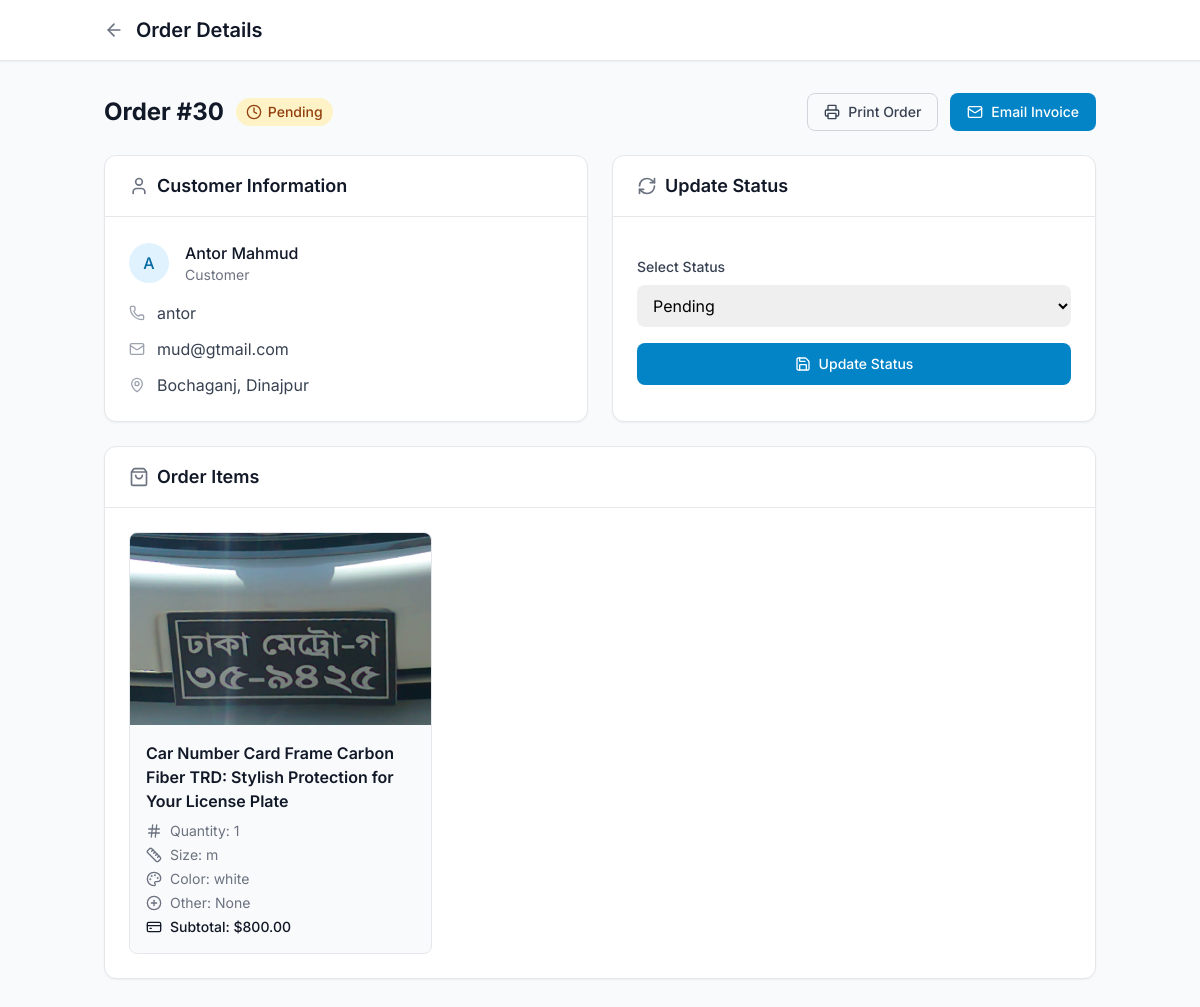
The page /orders/30/ (signed in) on the database as committed earlier.
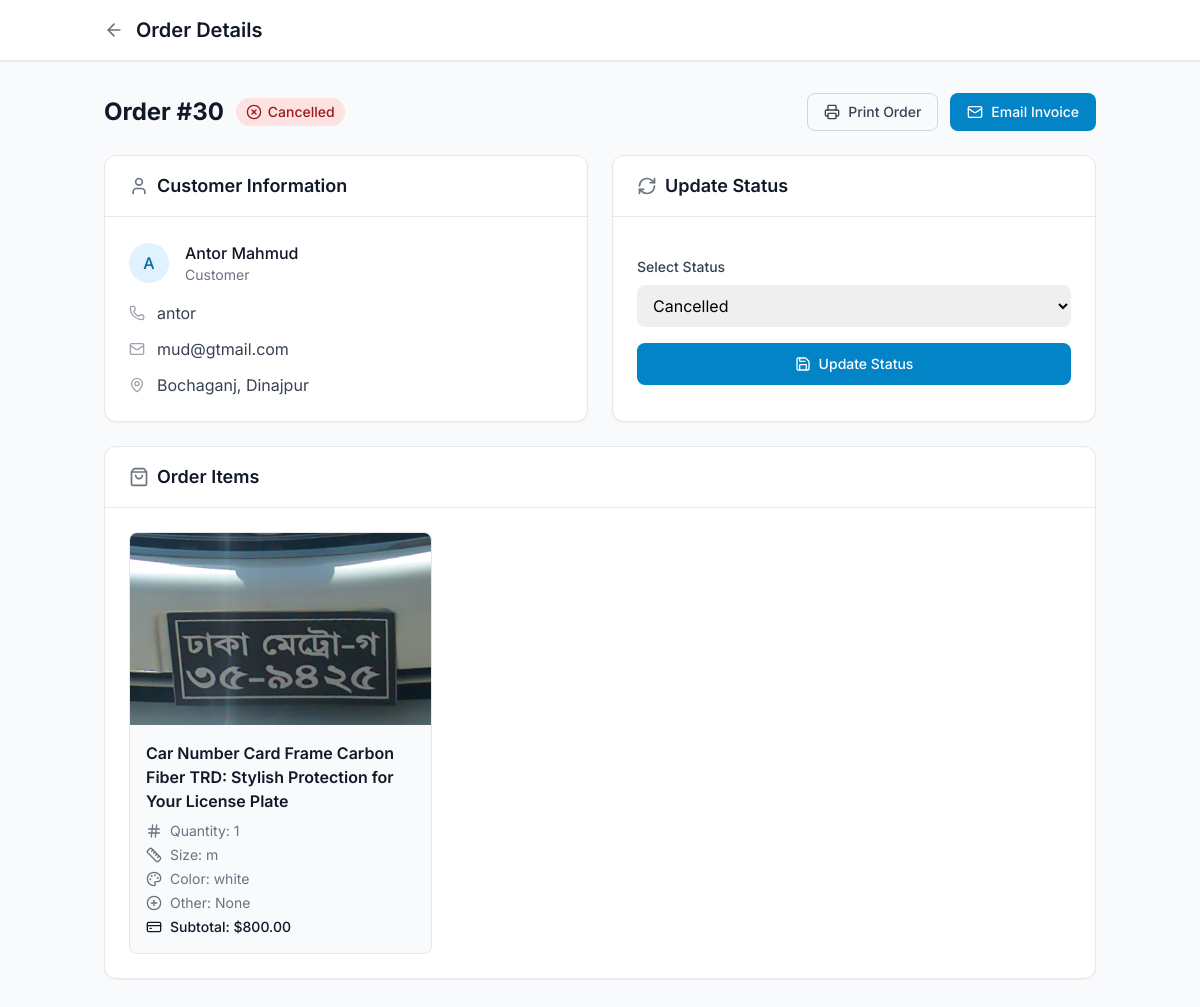
The same page on the database as committed later.
### base/models.py (models this page shows, shortened)
class BaseModel(models.Model):
    created_at = models.DateTimeField(auto_now_add=True)
    updated_at = models.DateTimeField(auto_now=True)
    class Meta:
        abstract = True

class Order(BaseModel):
    user = models.ForeignKey(User, on_delete=models.CASCADE, related_name='user_orders', null=True, blank=True)
    SHIPPING_CHOICES = [
        ('dhaka', 'Inside Dhaka City'),
        ('chittagong', 'Inside Chittagong City'),
        ('outside', 'Outside Dhaka & Chittagong'),
    ]
    STATUS_CHOICES = [
        ('pending', 'Pending'),
        ('processing', 'Processing'),
        ('shipped', 'Shipped'),
        ('delivered', 'Delivered'),
        ('cancelled', 'Cancelled'),
    ]
    full_name = models.CharField(max_length=255)
    phone_number = models.CharField(max_length=15)
    email = models.EmailField(blank=True, null=True)
    address = models.TextField()
    shipping_method = models.CharField(max_length=20, choices=SHIPPING_CHOICES)
    order_status = models.CharField(max_length=20, choices=STATUS_CHOICES, default='pending')
    discount_amount = models.DecimalField(max_digits=10, decimal_places=2, default=0.00)
    shipping_cost = models.DecimalField(max_digits=10, decimal_places=2)
    total_price = models.DecimalField(max_digits=10, decimal_places=2)

class OrderItem(models.Model):
    order = models.ForeignKey(Order, on_delete=models.CASCADE, related_name="items")
    product = models.ForeignKey(Product, on_delete=models.CASCADE)
    quantity = models.PositiveIntegerField(default=0)
    subtotal = models.DecimalField(max_digits=10, decimal_places=2, editable=False)
    size = models.CharField(max_length=50, null=True, blank=True)
    color = models.CharField(max_length=50, null=True, blank=True)
    others = models.TextField(null=True, blank=True)

class Product(BaseModel):
    name = models.CharField(max_length=255, unique=True)
    slug = models.SlugField(unique=True, blank=True)
    description = CKEditor5Field()
    price = models.DecimalField(max_digits=10, decimal_places=2)
    discount_price = models.DecimalField(max_digits=10, decimal_places=2, blank=True, null=True)
    stock = models.PositiveIntegerField(default=0)
    category = models.ForeignKey(SubCategory, on_delete=models.CASCADE, related_name='products')
    brand = models.ForeignKey(Brand, blank=True, null=True, on_delete=models.SET_NULL)
    is_active = models.BooleanField(default=True)
    rating = models.FloatField(default=0.0)
    num_reviews = models.PositiveIntegerField(default=0)
    attributes = models.ManyToManyField(AttributeValue, related_name="products", blank=True)
    featured_image = models.FileField(upload_to='product')

### base/views.py (the view)
# urls.py: path('orders/<int:order_id>/', order_detail, name="order_detail"),
def order_detail(request, order_id):
    if not request.user.is_staff:
        messages.error(request, "Only admin can view this page.")
        return redirect('/')
    order = get_object_or_404(Order, id=order_id)
    context = {"order": order}
    return render(request, "orders/order_detail.html", context)

### base/context_processors.py (called while the page is built)
def category_context(request):
    categories = Category.objects.prefetch_related('child').all()
    return {'categories': categories}

def site_info_context(request):
    site_info = cache.get('site_info')
    if not site_info:
        site_info = SiteInfo.objects.first()
        cache.set('site_info', site_info, timeout=1000)
    return {'site_info': site_info}

def cart_item_count(request):
    cart_count = 0
    if request.user.is_authenticated:
        try:
            cart = Cart.objects.get(user=request.user)
            cart_count = len([item for item in CartItems.objects.filter(cart=cart)])
            print(cart_count)
        except Cart.DoesNotExist:
            cart_count = 0
    return {'cart_count': cart_count}

def get_brands(request):
    brands = Brand.objects.all().order_by('-id')
    return {'all_brands': brands}

### templates/orders/order_detail.html (shortened to what this page needs)
{% load static %}
<!DOCTYPE html>
<html lang="en">
<head>
    <script src="https://cdn.tailwindcss.com"></script>
</head>
<body class="bg-gray-50 min-h-screen">
    <div class="bg-white shadow-sm border-b">
        <div class="container mx-auto px-4 py-4">
            <div class="flex items-center space-x-3">
                <a href="javascript:history.back()" class="text-gray-500 hover:text-primary-600 transition-colors">
                    <i data-lucide="arrow-left" class="h-5 w-5"></i>
                </a>
                <h1 class="text-xl font-semibold text-gray-900">Order Details</h1>
            </div>
        </div>
    </div>
    <div class="container mx-auto px-4 py-8">
        <div class="flex flex-col md:flex-row md:items-center md:justify-between mb-6">
            <div>
                <div class="flex items-center space-x-3">
                    <h2 class="text-2xl font-bold text-gray-900">Order #{{ order.id }}</h2>
                    {% if order.order_status == 'pending' %}
                    <span class="inline-flex items-center px-2.5 py-1 rounded-full text-sm font-medium bg-amber-100 text-amber-800">
                        <i data-lucide="clock" class="h-4 w-4 mr-1.5"></i>
                        {{ order.get_order_status_display }}
                    </span>
                    {% elif order.order_status == 'processing' %}
                    <span class="inline-flex items-center px-2.5 py-1 rounded-full text-sm font-medium bg-blue-100 text-blue-800">
                        <i data-lucide="loader" class="h-4 w-4 mr-1.5"></i>
                        {{ order.get_order_status_display }}
                    </span>
                    {% elif order.order_status == 'shipped' %}
                    <span class="inline-flex items-center px-2.5 py-1 rounded-full text-sm font-medium bg-purple-100 text-purple-800">
                        <i data-lucide="truck" class="h-4 w-4 mr-1.5"></i>
                        {{ order.get_order_status_display }}
                    </span>
                    {% elif order.order_status == 'delivered' %}
                    <span class="inline-flex items-center px-2.5 py-1 rounded-full text-sm font-medium bg-green-100 text-green-800">
                        <i data-lucide="check-circle" class="h-4 w-4 mr-1.5"></i>
                        {{ order.get_order_status_display }}
                    </span>
                    {% else %}
                    <span class="inline-flex items-center px-2.5 py-1 rounded-full text-sm font-medium bg-red-100 text-red-800">
                        <i data-lucide="x-circle" class="h-4 w-4 mr-1.5"></i>
                        {{ order.get_order_status_display }}
                    </span>
                    {% endif %}
                </div>
            </div>
            <div class="flex items-center space-x-3 mt-4 md:mt-0">
                <button class="inline-flex items-center px-4 py-2 border border-gray-300 rounded-lg text-sm font-medium text-gray-700 hover:bg-gray-50 focus:outline-none focus:ring-2 focus:ring-offset-2 focus:ring-primary-500">
                    <i data-lucide="printer" class="h-4 w-4 mr-2"></i>
                    Print Order
                </button>
                <button class="inline-flex items-center px-4 py-2 border border-transparent rounded-lg text-sm font-medium text-white bg-primary-600 hover:bg-primary-700 focus:outline-none focus:ring-2 focus:ring-offset-2 focus:ring-primary-500">
                    <i data-lucide="mail" class="h-4 w-4 mr-2"></i>
                    Email Invoice
                </button>
            </div>
        </div>
        <div class="grid md:grid-cols-2 gap-6">
            <div class="bg-white rounded-xl shadow-sm border border-gray-200 overflow-hidden">
                <div class="px-6 py-4 border-b border-gray-200">
                    <h2 class="text-lg font-semibold text-gray-900 flex items-center">
                        <i data-lucide="user" class="h-5 w-5 mr-2 text-gray-500"></i>
                        Customer Information
                    </h2>
                </div>
                <div class="p-6 space-y-4">
                    <div class="flex items-center">
                        <div class="h-10 w-10 rounded-full bg-primary-100 flex items-center justify-center text-primary-700 font-medium">
                            {{ order.full_name|slice:":1" }}
                        </div>
                        <div class="ml-4">
                            <p class="font-medium text-gray-900">{{ order.full_name }}</p>
                            <p class="text-sm text-gray-500">Customer</p>
                        </div>
                    </div>
                    <div class="space-y-3 mt-6">
                        <div class="flex items-center text-gray-700">
                            <i data-lucide="phone" class="h-4 w-4 mr-3 text-gray-400"></i>
                            {{ order.phone_number }}
                        </div>
                        <div class="flex items-center text-gray-700">
                            <i data-lucide="mail" class="h-4 w-4 mr-3 text-gray-400"></i>
                            {{ order.email }}
                        </div>
                        <div class="flex items-start text-gray-700">
                            <i data-lucide="map-pin" class="h-4 w-4 mr-3 text-gray-400 mt-1"></i>
                            <span>{{ order.address }}</span>
                        </div>
                    </div>
                </div>
            </div>
            <div class="bg-white rounded-xl shadow-sm border border-gray-200 overflow-hidden">
                <div class="px-6 py-4 border-b border-gray-200">
                    <h2 class="text-lg font-semibold text-gray-900 flex items-center">
                        <i data-lucide="refresh-cw" class="h-5 w-5 mr-2 text-gray-500"></i>
                        Update Status
                    </h2>
                </div>
                <div class="p-6">
                    <form method="POST" action="{% url 'update_order_status' order.id %}" class="space-y-4">
                        <div>
                            <label for="order_status" class="block text-sm font-medium text-gray-700 mb-2">
                                Select Status
                            </label>
                            <select name="order_status" class="block w-full pl-3 pr-10 py-2.5 text-base border-gray-300 focus:outline-none focus:ring-primary-500 focus:border-primary-500 rounded-lg">
                                {% for status, display in order.STATUS_CHOICES %}
                                <option value="{{ status }}" {% if order.order_status == status %}selected{% endif %}>
                                    {{ display }}
                                </option>
                                {% endfor %}
                            </select>
                        </div>
                        <button type="submit" class="w-full inline-flex justify-center items-center px-4 py-2.5 border border-transparent rounded-lg text-sm font-medium text-white bg-primary-600 hover:bg-primary-700 focus:outline-none focus:ring-2 focus:ring-offset-2 focus:ring-primary-500">
                            <i data-lucide="save" class="h-4 w-4 mr-2"></i>
                            Update Status
                        </button>
                    </form>
                </div>
            </div>
        </div>
        <div class="bg-white rounded-xl shadow-sm border border-gray-200 overflow-hidden mt-6">
            <div class="px-6 py-4 border-b border-gray-200">
                <h2 class="text-lg font-semibold text-gray-900 flex items-center">
                    <i data-lucide="shopping-bag" class="h-5 w-5 mr-2 text-gray-500"></i>
                    Order Items
                </h2>
            </div>
            <div class="p-6">
                <div class="grid md:grid-cols-2 lg:grid-cols-3 gap-4">
                    {% for item in order.items.all %}
                    <div class="bg-gray-50 rounded-lg border border-gray-200 overflow-hidden">
                        <div class="aspect-w-16 aspect-h-9 bg-gray-200">
                            <img src="{{ item.product.featured_image.url }}" alt="{{ item.product.name }}" class="w-full h-48 object-cover">
                        </div>
                        <div class="p-4">
                            <h3 class="font-semibold text-gray-900">{{ item.product.name }}</h3>
                            <div class="mt-2 space-y-1">
                                <div class="flex items-center text-sm text-gray-500">
                                    <i data-lucide="hash" class="h-4 w-4 mr-2"></i>
                                    Quantity: {{ item.quantity }}
                                </div>
                                {% if item.size %}
                                <div class="flex items-center text-sm text-gray-500">
                                    <i data-lucide="ruler" class="h-4 w-4 mr-2"></i>
                                    Size: {{ item.size }}
                                </div>
                                {% endif %}
                                {% if item.color %}
                                <div class="flex items-center text-sm text-gray-500">
                                    <i data-lucide="palette" class="h-4 w-4 mr-2"></i>
                                    Color: {{ item.color }}
                                </div>
                                {% endif %}
                                {% if item.others %}
                                <div class="flex items-center text-sm text-gray-500">
                                    <i data-lucide="plus-circle" class="h-4 w-4 mr-2"></i>
                                    Other: {{ item.others }}
                                </div>
                                {% endif %}
                                <div class="flex items-center text-sm font-medium text-gray-900 mt-2">
                                    <i data-lucide="credit-card" class="h-4 w-4 mr-2"></i>
                                    Subtotal: ${{ item.subtotal }}
                                </div>
                            </div>
                        </div>
                    </div>
                    {% endfor %}
                </div>
            </div>
        </div>
    </div>
</body>
</html>

### templates/orders/order_detail.html (style rules this page uses)
body { font-family: 'Inter', sans-serif; }

Rows that differ between the two databases and show on the page:
changed Order "Antor Mahmud": order_status "Pending" → "Cancelled"
